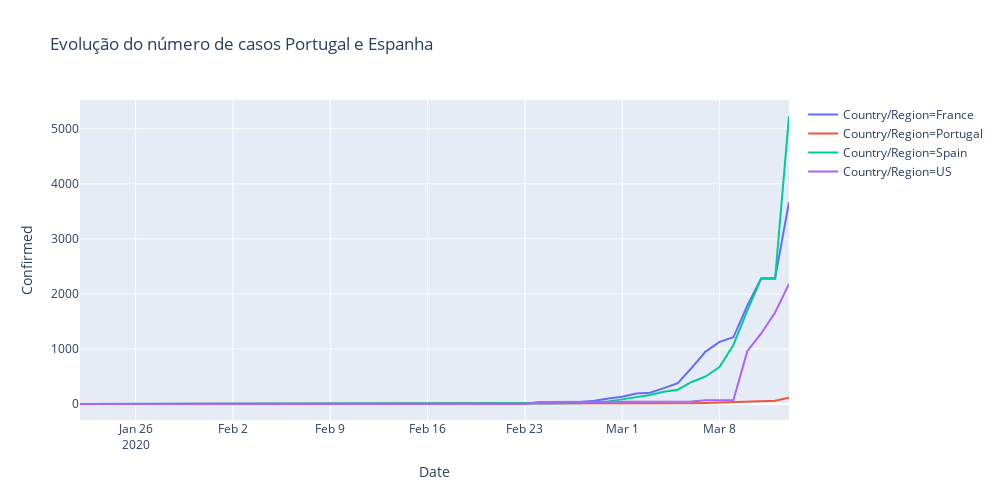

The notebook cell saved with this chart:
### Code cell
temp = full_table.loc[((full_table['Country/Region']=='Spain')| (full_table['Country/Region']=='Portugal')
                       |(full_table['Country/Region']=='France') |(full_table['Country/Region']=='US'))]
temp = temp.groupby(['Country/Region', 'Date'])['Confirmed', 'Deaths', 'Recovered'].sum()

temp = temp.reset_index()


fig = px.line(temp, x="Date", y="Confirmed", color='Country/Region',  height=500,width=1000,
             title='Evolução do número de casos Portugal e Espanha')
fig.show()
